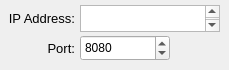
    <widget class="QWidget" name="page_18">
     <widget class="QLabel" name="label2_networking_webserver_curl_ip">
      <property name="geometry">
       <rect>
        <x>0</x>
        <y>10</y>
        <width>75</width>
        <height>16</height>
       </rect>
      </property>
      <property name="font">
       <font>
        <pointsize>10</pointsize>
       </font>
      </property>
      <property name="text">
       <string>IP Address:</string>
      </property>
      <property name="alignment">
       <set>Qt::AlignRight|Qt::AlignTrailing|Qt::AlignVCenter</set>
      </property>
     </widget>
     <widget class="QSpinBox" name="spinBox_networking_webserver_curl_port">
      <property name="geometry">
       <rect>
        <x>80</x>
        <y>35</y>
        <width>90</width>
        <height>26</height>
       </rect>
      </property>
      <property name="minimum">
       <number>0</number>
      </property>
      <property name="maximum">
       <number>65353</number>
      </property>
      <property name="value">
       <number>8080</number>
      </property>
     </widget>
     <widget class="QLabel" name="label2_networking_webserver_curl_port">
      <property name="geometry">
       <rect>
        <x>0</x>
        <y>40</y>
        <width>75</width>
        <height>16</height>
       </rect>
      </property>
      <property name="font">
       <font>
        <pointsize>10</pointsize>
       </font>
      </property>
      <property name="text">
       <string>Port:</string>
      </property>
      <property name="alignment">
       <set>Qt::AlignRight|Qt::AlignTrailing|Qt::AlignVCenter</set>
      </property>
     </widget>
     <widget class="QTextEdit" name="textEdit_networking_webserver_curl_ip">
      <property name="geometry">
       <rect>
        <x>80</x>
        <y>5</y>
        <width>140</width>
        <height>27</height>
       </rect>
      </property>
      <property name="font">
       <font>
        <pointsize>11</pointsize>
       </font>
      </property>
      <property name="tabChangesFocus">
       <bool>true</bool>
      </property>
      <property name="readOnly">
       <bool>false</bool>
      </property>
      <property name="html">
       <string>&lt;!DOCTYPE HTML PUBLIC &quot;-//W3C//DTD HTML 4.0//EN&quot; &quot;http://www.w3.org/TR/REC-html40/strict.dtd&quot;&gt;
&lt;html&gt;&lt;head&gt;&lt;meta name=&quot;qrichtext&quot; content=&quot;1&quot; /&gt;&lt;style type=&quot;text/css&quot;&gt;
p, li { white-space: pre-wrap; }
&lt;/style&gt;&lt;/head&gt;&lt;body style=&quot; font-family:'Ubuntu'; font-size:11pt; font-weight:400; font-style:normal;&quot;&gt;
&lt;p style=&quot;-qt-paragraph-type:empty; margin-top:0px; margin-bottom:0px; margin-left:0px; margin-right:0px; -qt-block-indent:0; text-indent:0px;&quot;&gt;&lt;br /&gt;&lt;/p&gt;&lt;/body&gt;&lt;/html&gt;</string>
      </property>
     </widget>
    </widget>
